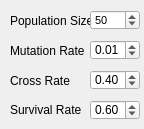
<?xml version="1.0" encoding="UTF-8"?>
<ui version="4.0">
 <class>ParametersGA</class>
 <widget class="QWidget" name="ParametersGA">
  <property name="geometry">
   <rect>
    <x>0</x>
    <y>0</y>
    <width>144</width>
    <height>129</height>
   </rect>
  </property>
  <property name="windowTitle">
   <string>Form</string>
  </property>
  <widget class="QDoubleSpinBox" name="mutationSpin">
   <property name="geometry">
    <rect>
     <x>90</x>
     <y>40</y>
     <width>50</width>
     <height>20</height>
    </rect>
   </property>
   <property name="font">
    <font>
     <pointsize>9</pointsize>
    </font>
   </property>
   <property name="decimals">
    <number>2</number>
   </property>
   <property name="minimum">
    <double>0.000000000000000</double>
   </property>
   <property name="maximum">
    <double>1.000000000000000</double>
   </property>
   <property name="singleStep">
    <double>0.010000000000000</double>
   </property>
   <property name="value">
    <double>0.010000000000000</double>
   </property>
  </widget>
  <widget class="QLabel" name="label_12">
   <property name="geometry">
    <rect>
     <x>10</x>
     <y>40</y>
     <width>81</width>
     <height>21</height>
    </rect>
   </property>
   <property name="font">
    <font>
     <pointsize>9</pointsize>
    </font>
   </property>
   <property name="text">
    <string>Mutation Rate</string>
   </property>
  </widget>
  <widget class="QLabel" name="label_14">
   <property name="geometry">
    <rect>
     <x>10</x>
     <y>70</y>
     <width>81</width>
     <height>21</height>
    </rect>
   </property>
   <property name="font">
    <font>
     <pointsize>9</pointsize>
    </font>
   </property>
   <property name="text">
    <string>Cross Rate</string>
   </property>
  </widget>
  <widget class="QLabel" name="label_15">
   <property name="geometry">
    <rect>
     <x>10</x>
     <y>100</y>
     <width>81</width>
     <height>20</height>
    </rect>
   </property>
   <property name="font">
    <font>
     <pointsize>9</pointsize>
    </font>
   </property>
   <property name="text">
    <string>Survival Rate</string>
   </property>
  </widget>
  <widget class="QDoubleSpinBox" name="crossSpin">
   <property name="geometry">
    <rect>
     <x>90</x>
     <y>70</y>
     <width>50</width>
     <height>20</height>
    </rect>
   </property>
   <property name="font">
    <font>
     <pointsize>9</pointsize>
    </font>
   </property>
   <property name="minimum">
    <double>0.010000000000000</double>
   </property>
   <property name="maximum">
    <double>1.000000000000000</double>
   </property>
   <property name="singleStep">
    <double>0.050000000000000</double>
   </property>
   <property name="value">
    <double>0.400000000000000</double>
   </property>
  </widget>
  <widget class="QDoubleSpinBox" name="survivalSpin">
   <property name="geometry">
    <rect>
     <x>90</x>
     <y>100</y>
     <width>50</width>
     <height>20</height>
    </rect>
   </property>
   <property name="font">
    <font>
     <pointsize>9</pointsize>
    </font>
   </property>
   <property name="minimum">
    <double>0.010000000000000</double>
   </property>
   <property name="maximum">
    <double>1.000000000000000</double>
   </property>
   <property name="singleStep">
    <double>0.050000000000000</double>
   </property>
   <property name="value">
    <double>0.600000000000000</double>
   </property>
  </widget>
  <widget class="QLabel" name="label_13">
   <property name="geometry">
    <rect>
     <x>10</x>
     <y>10</y>
     <width>81</width>
     <height>21</height>
    </rect>
   </property>
   <property name="font">
    <font>
     <pointsize>9</pointsize>
    </font>
   </property>
   <property name="text">
    <string>Population Size</string>
   </property>
  </widget>
  <widget class="QSpinBox" name="populationSpin">
   <property name="geometry">
    <rect>
     <x>90</x>
     <y>10</y>
     <width>50</width>
     <height>20</height>
    </rect>
   </property>
   <property name="font">
    <font>
     <pointsize>8</pointsize>
    </font>
   </property>
   <property name="minimum">
    <number>10</number>
   </property>
   <property name="maximum">
    <number>1000</number>
   </property>
   <property name="value">
    <number>50</number>
   </property>
  </widget>
 </widget>
 <resources/>
 <connections/>
</ui>
